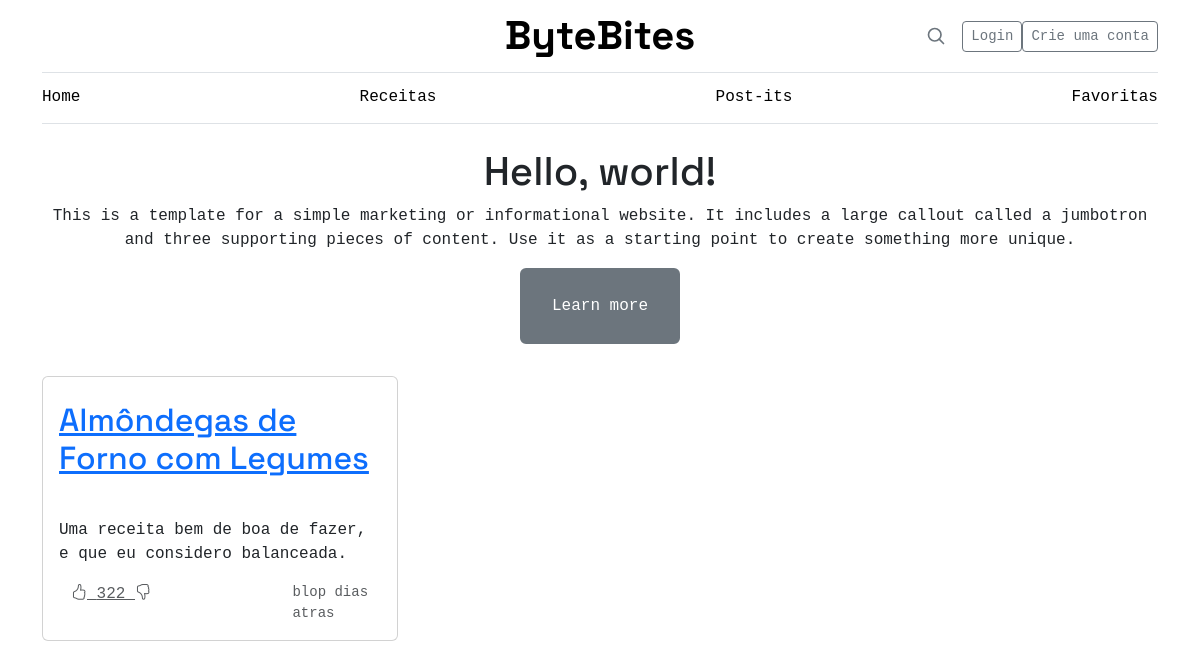
The page /recipe_pg/ on the database as committed earlier.
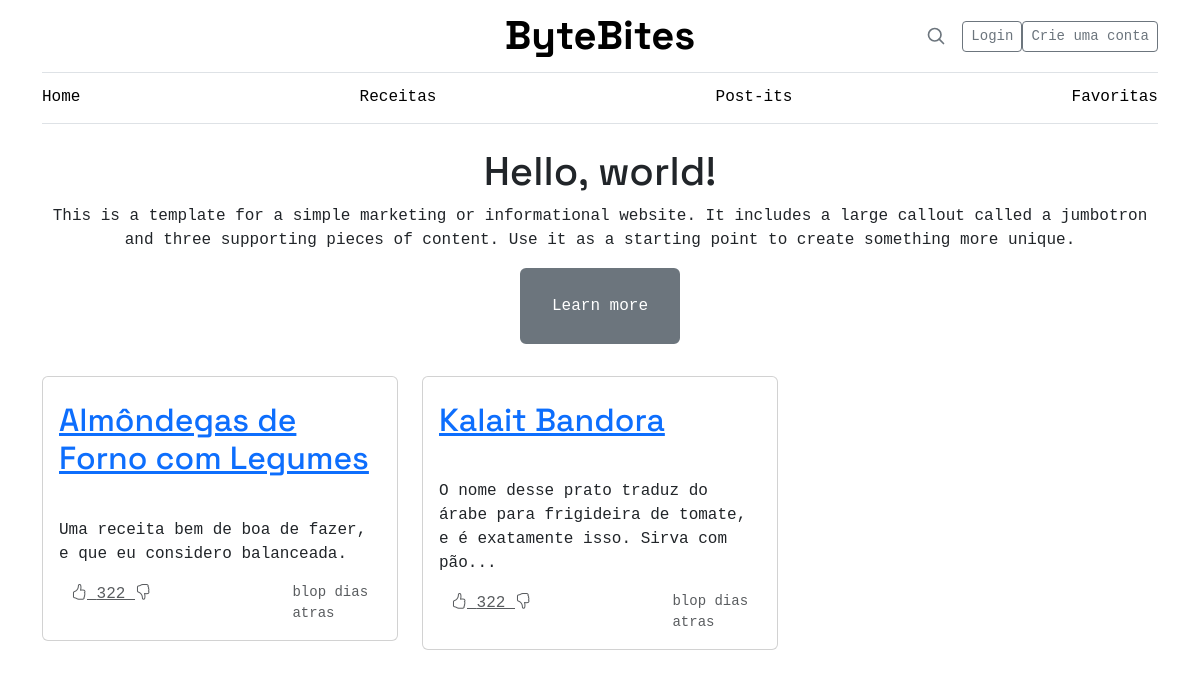
The same page on the database as committed later.
### ByteBites/models.py (models this page shows, shortened)
class Recipe(models.Model):
    DIFFICULTY = [
        ('F', 'Fácil'),
        ('M', 'Médio'),
        ('D', 'Difícil')
    ]
    name = models.CharField(max_length=100)
    description = models.TextField()
    servings = models.IntegerField()
    prep_time = models.IntegerField()
    difficulty = models.CharField(max_length=10, choices=DIFFICULTY)
    instructions = models.TextField()
    date_added = models.DateTimeField(auto_now_add=True)
    ingredients = models.ManyToManyField('Ingredient', through='RecipeIngredient')

### ByteBites/views.py (the view)
# urls.py: path('recipe_pg/', views.recipepg, name='recipe_pg'),
def recipepg(request):
    recipes_pg = Recipe.objects.all()
    return render(request, 'recipespg.html', {'recipes_pg': recipes_pg})

### ByteBites/templates/recipespg.html
{% extends 'base.html' %}
{% load static %}
{% block content %}
<main role="main">
  <div class="jumbotron text-center p-2 mb-2">
    <div class="container">
      <h1>Hello, world!</h1>
      <p>This is a template for a simple marketing or informational website. It includes a large callout called a
        jumbotron and three supporting pieces of content. Use it as a starting point to create something more unique.
      </p>
      <p><a class="btn btn-secondary btn-md pixel" href="#" role="button">Learn more</a></p>
    </div>
  </div>
  <div class="container">
    <div class="row">
      {% for recipe in recipes_pg %}
      <div class="col-md-4">
        <div class="card mb-4 box-shadow">
          <h2 class="card-title p-3 mt-2"><a href="{% url 'get_recipe' recipe_id=recipe.id %}">{{ recipe.name }}</a>
          </h2>
          <div class="card-body">
            <p class="card-text">{{ recipe.description|truncatechars:100 }}</p>
            <div class="d-flex justify-content-center">
              <div class="container">
                <a class="text-muted"> {{recipe.likes}}<i class="bi bi-hand-thumbs-up"></i> </a>
                <a class="text-muted">322 <i class="bi bi-hand-thumbs-down"></i></a>
              </div>
              <small class="text-muted align-self-center">blop dias atras</small>
            </div>
          </div>
        </div>
      </div>
      {% endfor %}
    </div>
  </div>
</main>
{% endblock %}

### ByteBites/templates/base.html (shortened to what this page needs)
<!DOCTYPE html>
<html lang="en">
<head>
  <link href="https://cdn.jsdelivr.net/npm/bootstrap@5.3.3/dist/css/bootstrap.min.css" rel="stylesheet"
>
  <link rel="stylesheet" href="https://cdn.jsdelivr.net/npm/bootstrap-icons/font/bootstrap-icons.css">
  <link rel="stylesheet" href="../static/css/styles.css">
</head>
<body>
  <div class="container">
    <header class="border-bottom lh-1 py-3">
      <div class="row flex-nowrap justify-content-between align-items-center">
        <div class="col-4 pt-1">
        </div>
        <div class="col-4 text-center">
          <a class="blog-header-logo text-body-emphasis text-decoration-none" href="{% url 'home'%}">ByteBites</a>
        </div>
        <div class="col-4 d-flex justify-content-end align-items-center">
          <a class="link-secondary" href="#" aria-label="Search">
            <svg xmlns="http://www.w3.org/2000/svg" width="20" height="20" fill="none" stroke="currentColor"
              stroke-linecap="round" stroke-linejoin="round" stroke-width="2" class="mx-3" role="img"
              viewBox="0 0 24 24">
              <title>Pesquisar</title>
              <circle cx="10.5" cy="10.5" r="7.5"></circle>
              <path d="M21 21l-5.2-5.2"></path>
            </svg>
          </a>
         {% if request.user.is_authenticated %}
         <p>{{ request.user.username }}</p>
          <a class="btn btn-sm btn-outline-secondary" method="post" href="{% url 'logout'%}">Logout</a>
          {% else %}
          <a class="btn btn-sm btn-outline-secondary" href="{% url 'login'%}">Login</a>
          <a class="btn btn-sm btn-outline-secondary" href="{% url 'signup'%}">Crie uma conta</a>
          {% endif %}
        </div>
      </div>
    </header>
    <div class="nav-scroller py-1 mb-3 border-bottom">
      <nav class="nav nav-underline justify-content-between">
        <a class="nav-item nav-link link-body-emphasis" href="{% url 'home'%}">Home</a>
        <a class="nav-item nav-link link-body-emphasis" href="{% url 'recipe_pg'%}">Receitas</a>
        <a class="nav-item nav-link link-body-emphasis" href="{% url 'post-its'%}">Post-its</a>
        <a class="nav-item nav-link link-body-emphasis" href="">Favoritas</a>
      </nav>
    </div>
  </div>
  {% block content %}
  {% endblock %}
</body>
</html>

### ByteBites/static/css/styles.css (style rules this page uses)
body { font-family: "Space Grotesk", -apple-system, BlinkMacSystemFont, "Segoe UI", Roboto, Helvetica, Arial, sans-serif, "Apple Color Emoji", "Segoe UI Emoji"; cursor: pointer; }
.blog-header-logo { font-size: 2.5rem; font-weight: 800; color: #1d6cc1; font-family: "Space Grotesk", -apple-system, BlinkMacSystemFont, "Segoe UI", Roboto, Helvetica, Arial, sans-serif, "Apple Color Emoji", "Segoe UI Emoji", "Segoe UI Symbol” }
body { font-family: 'Space Grotesk', monospace; }
.blog-header-logo { font-size: 2.5rem; font-weight: 800; color: #1d6cc1; font-family: "Space Grotesk", monospace; }
.pixel { border-style: solid; border-width: 20px; -moz-border-image: url(https://i.imgur.com/sREM8Yn.png) 20 stretch; -webkit-border-image: url(https://i.imgur.com/sREM8Yn.png) 20 stretch; -o-border-image: url(https://i.imgur.com/sREM8Yn.png) 20 stretch; border-image: url(https://i.imgur.com/sREM8Yn.png) 20 stretch; }

Rows that differ between the two databases and show on the page:
added Recipe: name "Kalait Bandora", description "O nome desse prato traduz do árabe para frigideira de tomate, e é exatamente isso. Sirva com pão..."
